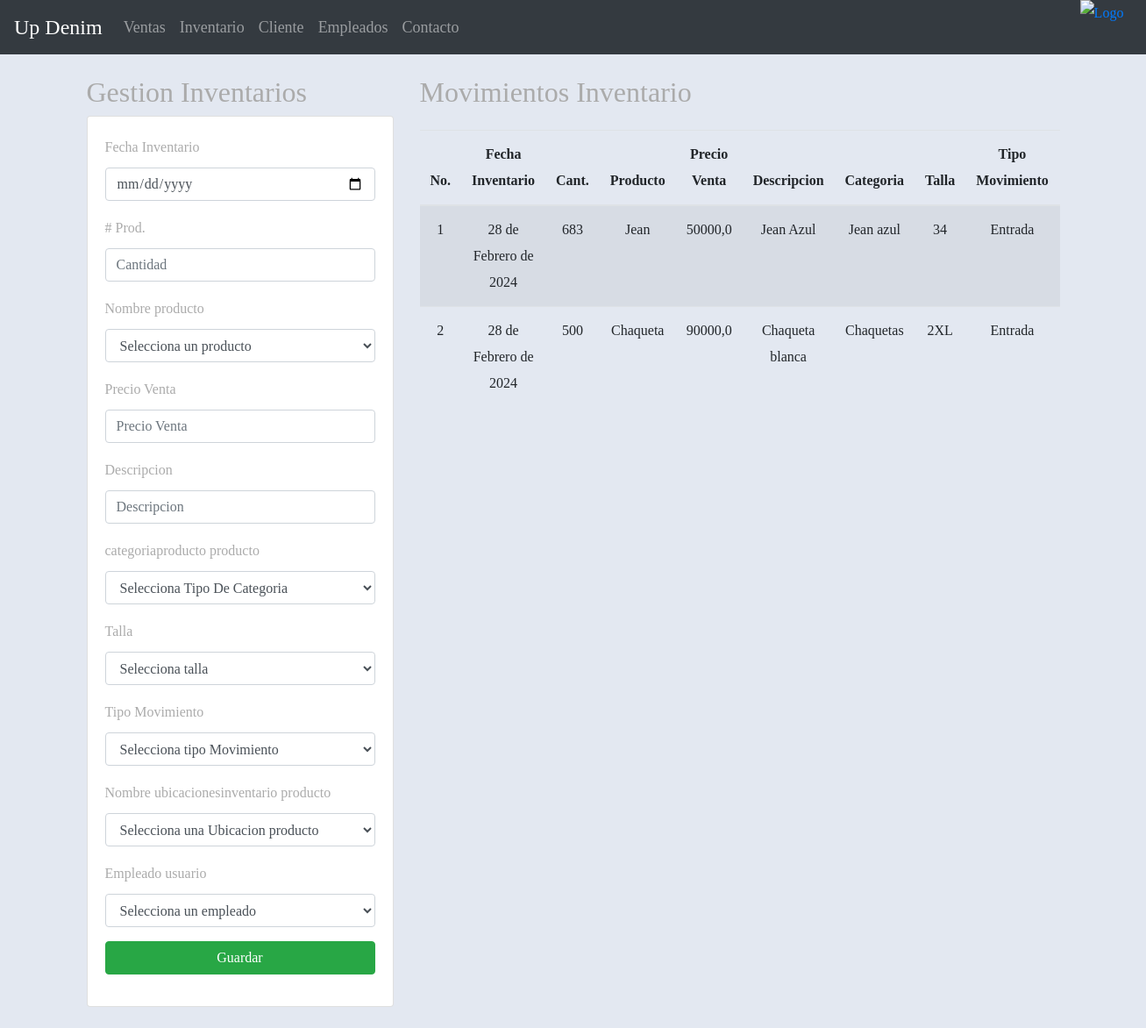
The page /registrarInventario/ on the database as committed earlier.
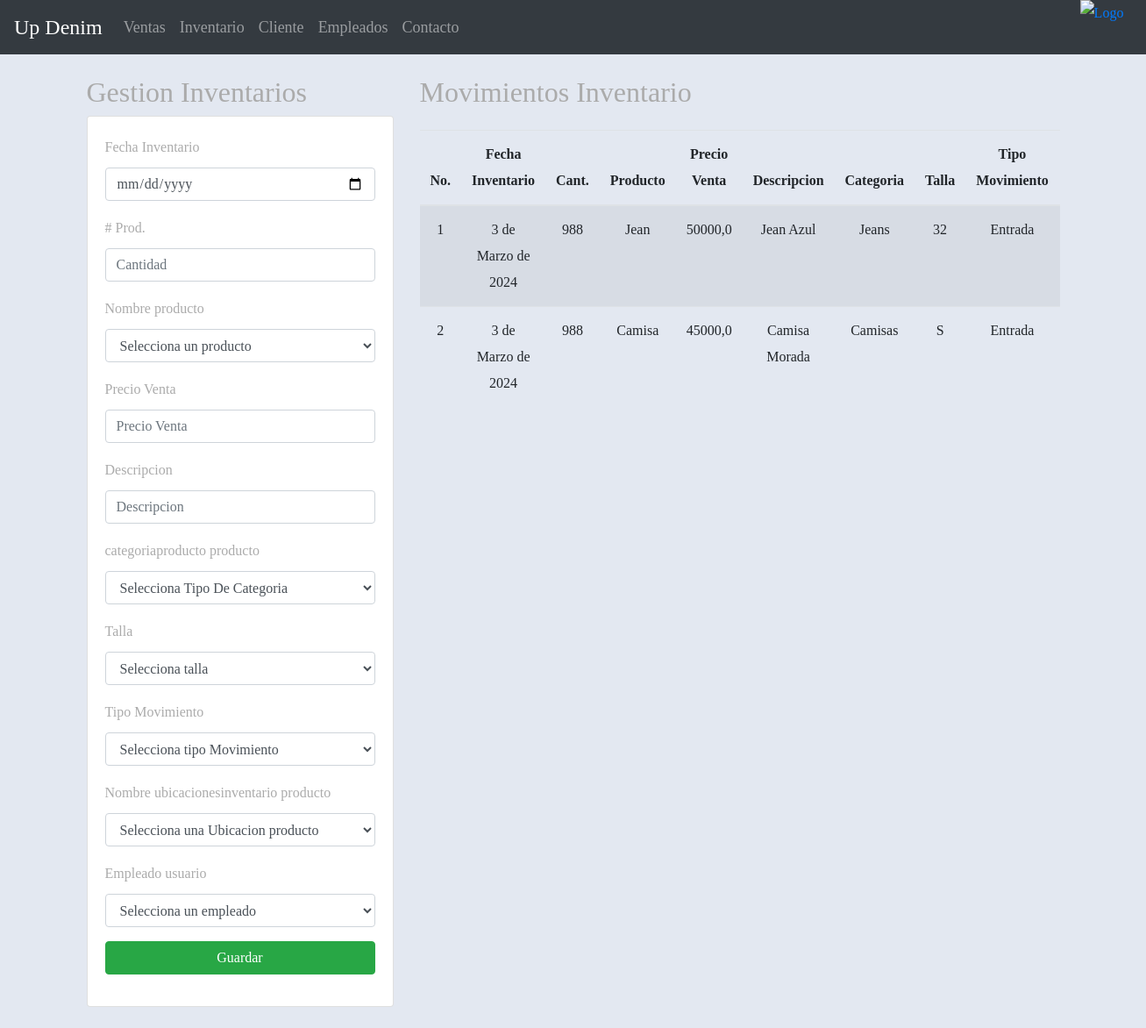
The same page on the database as committed later.
### aplicaciones/Academico/models.py (models this page shows, shortened)
class Inventario(models.Model):
    idinventario = models.AutoField(primary_key=True)  # Field name made lowercase.
    fechainventario = models.DateField(auto_now_add=True)  # Field name made lowercase.
    cantidadproductos = models.IntegerField(null=False, blank=False)  # Field name made lowercase.
    idproductoinv = models.ForeignKey(Producto, on_delete=models.CASCADE)  # Field name made lowercase.
    idtipomovimientoinv = models.ForeignKey(Tipomovimiento, on_delete=models.CASCADE)  # Field name made lowercase.
    idEmpleado = models.ForeignKey(Empleado, on_delete=models.CASCADE)  # Field name made lowercase.
    idubicacioninventarioinv = models.ForeignKey(Ubicacioninventario, on_delete=models.CASCADE)  # Field name made lowercase.

class Producto(models.Model):
    idproducto = models.AutoField(primary_key=True)
    nombreproducto = models.CharField(max_length=45, null=False)
    precioventa = models.FloatField(null=False, blank=False)
    descripcionproducto = models.CharField(max_length=45)
    idcategoriaproducto = models.ForeignKey(Categoriaproducto, on_delete=models.CASCADE)
    idtalla = models.ForeignKey(Talla, on_delete=models.CASCADE)

class Categoriaproducto(models.Model):
    idcategoriaproducto = models.AutoField(primary_key=True)
    categoriaproducto = models.CharField(max_length=45, blank=False, null=False)

class Talla(models.Model):
    idtalla = models.AutoField(primary_key=True)
    talla = models.CharField(max_length=45, null=False, blank=False)

class Tipomovimiento(models.Model):
    idtipomovimiento = models.AutoField(primary_key=True)
    tipomovimiento = models.CharField(max_length=45, null=False, blank=False)

### aplicaciones/Academico/views.py (the view)
# urls.py: path('registrarInventario/', views.vistaInventario, name='vistaInventario'),
def vistaInventario(request):
    if request.method == "GET":
        productos = Producto.objects.all()
        empleados = Empleado.objects.all()
        inventarios = Inventario.objects.all()
        ubicacionesinventario=Ubicacioninventario.objects.all()
        tipo=Tipomovimiento.objects.all()
        talla=Talla.objects.all()
        categoria=Categoriaproducto.objects.all()
        return render(request, "gestionInventario.html", {
            "productos": productos,
            "empleados": empleados,
            "inventarios": inventarios,
            "ubicacionesinventario": ubicacionesinventario,
            "tipo":tipo,
            "talla":talla,
            "categoria":categoria,
        })
    else:
        return registrarInventario(request)

### aplicaciones/Academico/models.py (called while the page is built)
    def __str__(self):
        texto = '{0}'
        return texto.format(self.iddocumento)

### aplicaciones/Academico/templates/gestionInventario.html (shortened to what this page needs)
{% extends "base.html" %}
{% block body %}
<div class="row">
    <div class="col-sm-12 col-md-6 col-lg-4 col-xl-4">
        <h2>Gestion Inventarios</h2>
        <div class="card">
            <div class="card-body">
                <form action="/registrarInventario/" method="POST"> {% csrf_token %}
                    <div class="form-group">
                        <label for="txtfechainventario">Fecha Inventario</label>
                        <input type="date" id="txtfechainventario" name="txtfechainventario" class="form-control" placeholder="Fecha de Inventario"
                            minlength="8" maxlength="12" required>
                    </div>
                    <div class="form-group">
                        <label for="txtcantidadproductos"># Prod.</label>
                        <input type="text" id="txtcantidadproductos" name="txtcantidadproductos" class="form-control" placeholder="Cantidad"
                            min="1" required>
                    </div>
                    <div class="form-group">
                        <label for="nombreproducto">Nombre producto</label>
                        <select id="txtnombreproducto" name="txtnombreproducto" class="form-control" required>
                            <option value="">Selecciona un producto</option>
                        </select>
                    </div>
                    <div class="form-group">
                        <label for="txtprecioventa">Precio Venta</label>
                        <input type="text" id="txtprecioventa" name="txtprecioventa" class="form-control" placeholder="Precio Venta"
                            min="1000" required>
                    </div>
                    <div class="form-group">
                        <label for="txtdescripcionproducto">Descripcion</label>
                        <input type="text" id="txtdescripcionproducto" name="txtdescripcionproducto" class="form-control" placeholder="Descripcion"
                            minlength="4" maxlength="50" required>
                    </div>
                    <div class="form-group">
                        <label for="txtcategoriaproducto">categoriaproducto producto</label>
                        <select id="txtcategoriaproducto" name="txtcategoriaproducto" class="form-control" required>
                            <option value="">Selecciona Tipo De Categoria</option>
                        </select>
                    </div>
                    <div class="form-group">
                        <label for="txttalla">Talla</label>
                        <select id="txttalla" name="txttalla" class="form-control" required>
                            <option value="">Selecciona talla </option>
                        </select>
                    </div>
                    <div class="form-group">
                        <label for="txttipomovimiento">Tipo Movimiento</label>
                        <select id="txttipomovimiento" name="txttipomovimiento" class="form-control" required>
                            <option value="">Selecciona tipo Movimiento</option>
                        </select>
                    </div>
                    <div class="form-group">
                        <label for="txtubicacioninventario">Nombre ubicacionesinventario producto</label>
                        <select id="txtubicacioninventario" name="txtubicacioninventario" class="form-control" required>
                            <option value="">Selecciona una Ubicacion producto</option>
                        </select>
                    </div>
                    <div class="form-group">
                        <label for="idEmpleado">Empleado usuario</label>
                        <select id="txtidempleado" name="txtidempleado" class="form-control" required>
                            <option value="">Selecciona un empleado</option>
                        </select>
                    </div>
                    <div class="form-group">
                        <button type="submit" class="btn btn-success btn-block text-whith">Guardar</button>
                    </div>
              </form>
            </div>
        </div>
    </div>
    <div class="col-md-8">
        <h2 class="mb-4">Movimientos Inventario</h2>
        <div class="table-responsive">
            <table class="table table-striped">
                <thead>
                    <tr>
                        <th>No.</th>
                       <th>Fecha Inventario</th>
                       <th>Cant.</th>
                       <th>Producto</th>
                       <th>Precio Venta</th>
                       <th>Descripcion</th>
                       <th>Categoria</th>
                       <th>Talla</th>
                       <th>Tipo Movimiento</th>
                    </tr>
                </thead>
                <tbody>
                    {% for c in inventarios %}
                    <tr>
                        <td>{{forloop.counter}}</td>
                        <td>{{c.fechainventario}}</td>
                        <td>{{c.cantidadproductos}}</td>
                        <td>{{c.idproductoinv.nombreproducto}}</td>
                        <td>{{c.idproductoinv.precioventa}}</td>
                        <td>{{c.idproductoinv.descripcionproducto}}</td>
                        <td>{{c.idproductoinv.idcategoriaproducto.categoriaproducto}}</td>
                        <td>{{c.idproductoinv.idtalla.talla}}</td>
                        <td>{{c.idtipomovimientoinv.tipomovimiento}}</td>
                    </tr>
                    {% endfor %}
                </tbody>
            </table>
        </div>
    </div>
</div>
{% endblock %}

### aplicaciones/Academico/templates/base.html (shortened to what this page needs)
<!DOCTYPE html>
<html lang="en">
<head>
    {% load static %}
    <link rel="stylesheet" href="https://cdn.jsdelivr.net/npm/bootstrap@4.5.3/dist/css/bootstrap.min.css"
>
    <link rel="stylesheet" href="{% static 'css/gestionVentaas.css' %}">
  </head>
<body>
    <nav class="navbar navbar-expand-lg navbar-dark bg-dark">
        <a class="navbar-brand" href="/home/">Up Denim</a>
        <div class="collapse navbar-collapse" id="navbarNav">
            <ul class="navbar-nav">
                <li class="nav-item">
                    <a class="nav-link" href="/gestionVentas/">Ventas</a>
                </li>
                <li class="nav-item">
                    <a class="nav-link" href="/registrarInventario/">Inventario</a>
                </li>
                <li class="nav-item">
                    <a class="nav-link" href="/gestionCliente/">Cliente <span class="sr-only">(current)</span></a>
                </li>
                <li class="nav-item">
                    <a class="nav-link" href="/personal/">Empleados</a>
                </li>
                <li class="nav-item">
                    <a class="nav-link" href="/contacto/">Contacto</a>
                </li>
            </ul>
            <nav class="navbar navbar-expand-lg navbar-dark bg-dark">
                <a class="navbar-brands" href="#">
                    <img src="https://scontent.fbog11-1.fna.fbcdn.net/v/t39.30808-6/301996103_385961297034400_6548426731608269971_n.jpg?_nc_cat=102&ccb=1-7&_nc_sid=efb6e6&_nc_ohc=q86dLoXiOvMAX_av7rb&_nc_zt=23&_nc_ht=scontent.fbog11-1.fna&oh=00_AfCr0I90goWrhrEM7ONDBLdwe5BG9pQngeUxVlFFh2L0BQ&oe=65ED152E"
                    width="65" height="62" class="d-inline-block align-top" alt="Logo">
                </a>
            </nav>
        </div>
    </nav>
    <div class="container py-4">
        {% block body %}
        {% endblock %}
    </div>
</body>
</html>

### aplicaciones/Academico/static/css/gestionVentaas.css (style rules this page uses)
th,td { text-align: center; vertical-align: middle; }
body { font-family: "Libre Baskerville", serif; font-weight: 400; font-size: 16px; line-height: 30px; background-color: #e3e8f1; overflow-x:hidden; color: #ababab; }
.navbar-nav .nav-link { font-size: 18px; }
.navbar-brand { font-size: 24px; }
.navbar-brands { position: absolute; left: 700px; top: opx; }

Rows that differ between the two databases and show on the page:
changed Inventario "Jean": fechainventario "28 de Febrero de 2024" → "3 de Marzo de 2024"; cantidadproductos "683" → "988"; idproductoinv.idcategoriaproducto.categoriaproducto "Jean azul" → "Jeans"; idproductoinv.idtalla.talla "34" → "32"
changed Inventario: fechainventario "28 de Febrero de 2024" → "3 de Marzo de 2024"; cantidadproductos "500" → "988"; idproductoinv.nombreproducto "Chaqueta" → "Camisa"; idproductoinv.precioventa "90000,0" → "45000,0"; idproductoinv.descripcionproducto "Chaqueta blanca" → "Camisa Morada"; idproductoinv.idcategoriaproducto.categoriaproducto "Chaquetas" → "Camisas"; idproductoinv.idtalla.talla "2XL" → "S"
